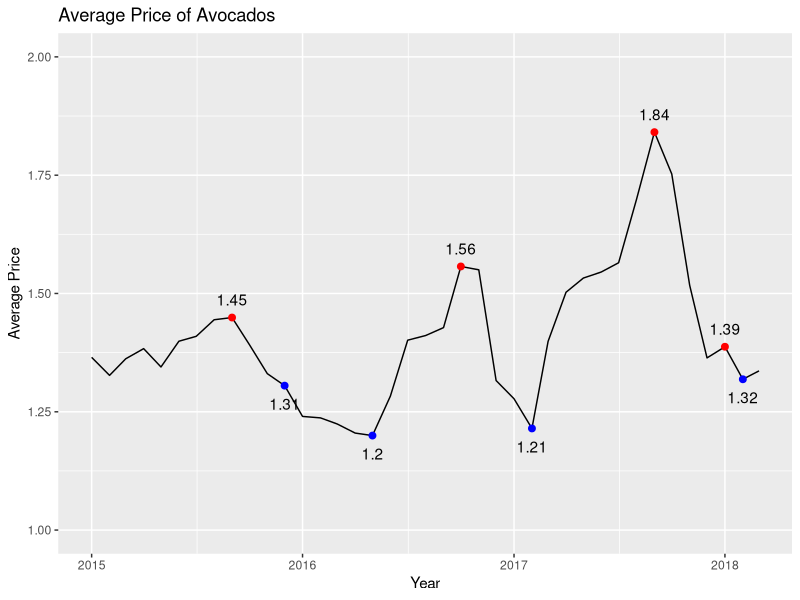

R code for this plot:
## ---- chunk 1
knitr::opts_chunk$set(echo = TRUE)
library(ggplot2)
library(dplyr)
## ---- chunk 2
avo = read.csv("avocado.csv", header = TRUE)
## ---- chunk 3
#Kennedy
avo_scatter = avo
## ---- chunk 4
#Vrinda
avo_line = avo
## ---- chunk 5
#Time Series
avo_time = avo
avo_time2 <- avo_time %>%
  mutate(Date = as.Date(Date)) %>%
  group_by(year = lubridate::year(Date), month = lubridate::month(Date)) %>%
  summarise(ave_price = mean(AveragePrice))

#Most expensive
avo_time_most <- avo_time2 %>% slice_max(ave_price)

#Least expensive
avo_time_least <- avo_time2 %>% slice_min(ave_price)

#Make Graph
ggplot(data = avo_time2, aes(x = as.Date(paste(year, month, "01", sep = "-")), y = ave_price)) +
  geom_line() +
  geom_point(data = avo_time_most, aes(x = as.Date(paste(year, month, "01", sep = "-")), 
                                       y = ave_price), size = 2, color = "red") +
  geom_text(data = avo_time_most, aes(label=round(ave_price, 2),
                                      x = as.Date(paste(year, month, "01", sep = "-")),
                                      y = ave_price), vjust = -1) +
  geom_point(data = avo_time_least, aes(x = as.Date(paste(year, month, "01", sep = "-")), 
                                       y = ave_price), size = 2, color = "blue") +
  geom_text(data = avo_time_least, aes(label=round(ave_price, 2),
                                      x = as.Date(paste(year, month, "01", sep = "-")),
                                      y = ave_price), vjust = 2) +
  labs(title = "Average Price of Avocados", x = "Year", y = "Average Price") +
  ylim(1, 2) 
  
## ---- chunk 6
#Kennedy
avo_box = avo
## ---- chunk 7
#Vrinda
avo_bar = avo
## ---- chunk 8
#Andrew
avo_hist = avo
## ---- chunk 9
avo_mos = avo
## ---- chunk 10
avo_map = avo
